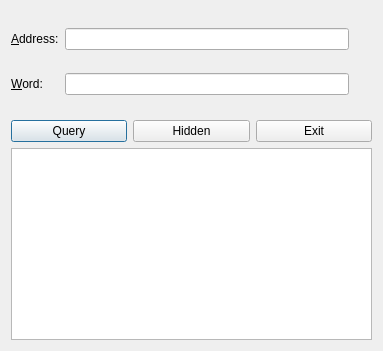
<?xml version="1.0" encoding="UTF-8"?>
<ui version="4.0">
 <class>TextQueryFrame</class>
 <widget class="QDialog" name="TextQueryFrame">
  <property name="geometry">
   <rect>
    <x>0</x>
    <y>0</y>
    <width>383</width>
    <height>351</height>
   </rect>
  </property>
  <property name="windowTitle">
   <string>Dialog</string>
  </property>
  <layout class="QGridLayout" name="gridLayout_3">
   <item row="0" column="0">
    <layout class="QGridLayout" name="gridLayout">
     <item row="0" column="0">
      <widget class="QLabel" name="addressLabel">
       <property name="text">
        <string>&amp;Address:</string>
       </property>
       <property name="buddy">
        <cstring>addressLineEdit</cstring>
       </property>
      </widget>
     </item>
     <item row="1" column="1">
      <widget class="QLineEdit" name="wordLineEdit"/>
     </item>
     <item row="1" column="0">
      <widget class="QLabel" name="wordLabel">
       <property name="text">
        <string>&amp;Word:</string>
       </property>
       <property name="buddy">
        <cstring>wordLineEdit</cstring>
       </property>
      </widget>
     </item>
     <item row="0" column="1">
      <widget class="QLineEdit" name="addressLineEdit"/>
     </item>
    </layout>
   </item>
   <item row="0" column="1">
    <spacer name="verticalSpacer">
     <property name="orientation">
      <enum>Qt::Vertical</enum>
     </property>
     <property name="sizeHint" stdset="0">
      <size>
       <width>17</width>
       <height>90</height>
      </size>
     </property>
    </spacer>
   </item>
   <item row="1" column="0" colspan="2">
    <layout class="QGridLayout" name="gridLayout_2">
     <item row="0" column="0">
      <widget class="QPushButton" name="queryButton">
       <property name="text">
        <string>Query</string>
       </property>
      </widget>
     </item>
     <item row="0" column="1">
      <widget class="QPushButton" name="hiddenButton">
       <property name="text">
        <string>Hidden</string>
       </property>
       <property name="checkable">
        <bool>true</bool>
       </property>
      </widget>
     </item>
     <item row="0" column="2">
      <widget class="QPushButton" name="eixtButton">
       <property name="text">
        <string>Exit</string>
       </property>
      </widget>
     </item>
    </layout>
   </item>
   <item row="2" column="0" colspan="2">
    <widget class="QPlainTextEdit" name="resultArea"/>
   </item>
  </layout>
 </widget>
 <resources/>
 <connections>
  <connection>
   <sender>hiddenButton</sender>
   <signal>toggled(bool)</signal>
   <receiver>resultArea</receiver>
   <slot>setVisible(bool)</slot>
   <hints>
    <hint type="sourcelabel">
     <x>355</x>
     <y>52</y>
    </hint>
    <hint type="destinationlabel">
     <x>350</x>
     <y>164</y>
    </hint>
   </hints>
  </connection>
  <connection>
   <sender>eixtButton</sender>
   <signal>clicked()</signal>
   <receiver>TextQueryFrame</receiver>
   <slot>close()</slot>
   <hints>
    <hint type="sourcelabel">
     <x>580</x>
     <y>58</y>
    </hint>
    <hint type="destinationlabel">
     <x>838</x>
     <y>63</y>
    </hint>
   </hints>
  </connection>
 </connections>
</ui>
